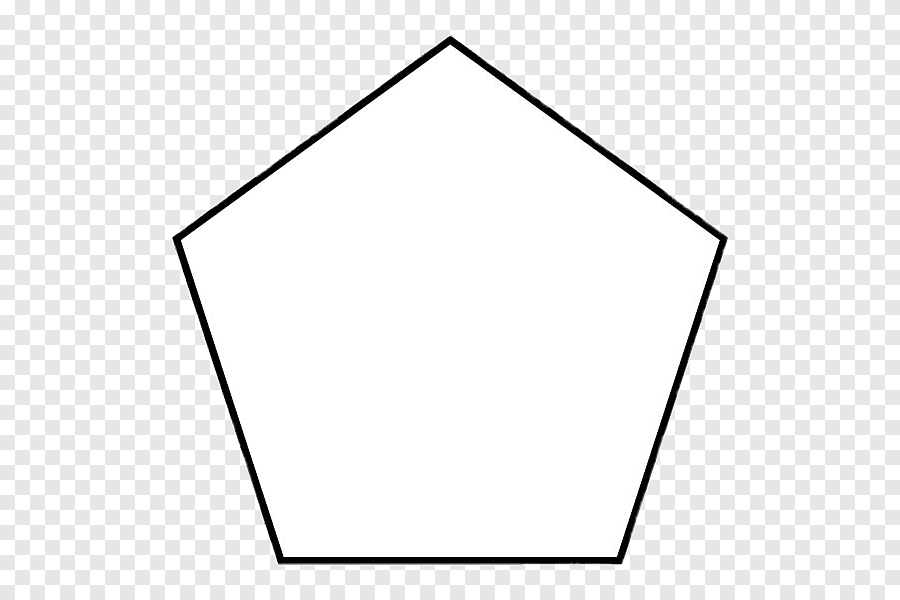
#> input picture Phase 7_Contours&ShapeDetection/pentagon_test.png, 900 x 600 px, found by its file name
$ python contour_func_approx_polydp.py
#> lines starting #> are read from the running program, lines starting #| are printed output that depends on the picture; after the words box and inside, x2 and y2 are one past the last pixel; in counts of white or black regions, pixels touching at a corner belong together
import cv2

# Load image (4-channel) and convert to BGR
image = cv2.imread(r"Phase 7_Contours&ShapeDetection\pentagon_test.png", cv2.IMREAD_UNCHANGED)
#> image is the input picture: shape (600, 900, 3); min 2, max 255, mean 241.6
image = cv2.cvtColor(image, cv2.COLOR_BGRA2BGR)

# Convert to grayscale
gray = cv2.cvtColor(image, cv2.COLOR_BGR2GRAY)

# Apply binary inverse threshold to make shapes white, background black
_, thresh = cv2.threshold(gray, 200, 255, cv2.THRESH_BINARY_INV)
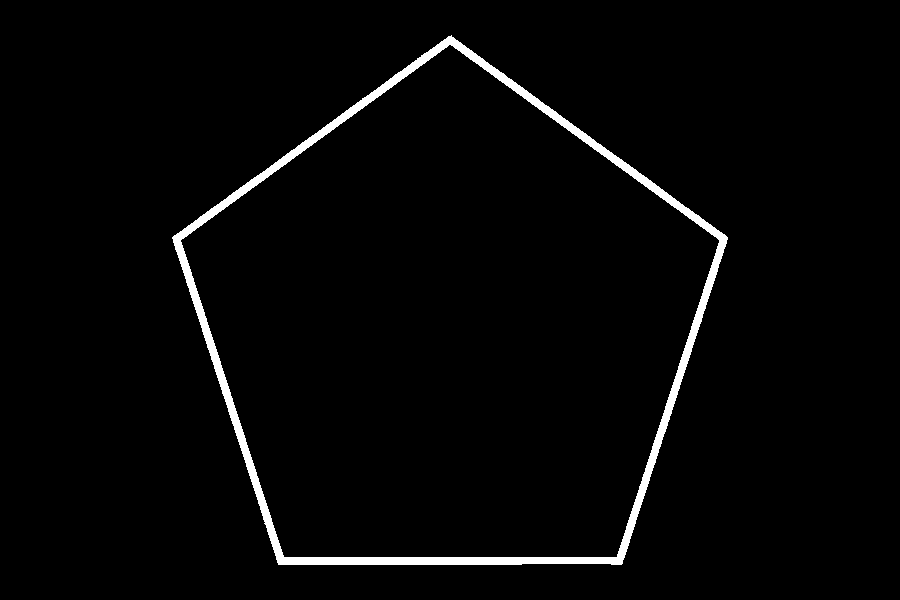
#> thresh: shape (600, 900); 2.4% white; 1 white region, box (x1, y1, x2, y2) and area: (172, 35, 728, 565) 13157

# Optional: remove small noise
kernel = cv2.getStructuringElement(cv2.MORPH_RECT, (3,3))
thresh = cv2.morphologyEx(thresh, cv2.MORPH_OPEN, kernel, iterations=1)
#> thresh: shape (600, 900); 2.4% white; 1 white region

# Find external contours
contours, hierarchy = cv2.findContours(thresh, cv2.RETR_EXTERNAL, cv2.CHAIN_APPROX_SIMPLE)
#> contours = 1 contour; box (x1, y1, x2, y2) and area: (173, 36, 728, 565) 202918

for cnt in contours:
    # Ignore very small contours (noise)
    if cv2.contourArea(cnt) < 100:
        continue

    # Approximate contour to polygon
    approx = cv2.approxPolyDP(cnt, 0.02 * cv2.arcLength(cnt, True), True)
    corners = len(approx)

    # Determine shape
    if corners == 3:
        shape_name = "Triangle"
    elif corners == 4:
        # Check rectangle vs square
        x, y, w, h = cv2.boundingRect(approx)
        if abs(w - h) <= 5:
            shape_name = "Square"
        else:
            shape_name = "Rectangle"
    elif corners == 5:
        shape_name = "Pentagon"
    else:
        shape_name = "Circle"

    # Draw contours and put text
    cv2.drawContours(image, [approx], 0, (0, 255, 0), 2)
    x, y = approx.ravel()[0], approx.ravel()[1] - 10
    cv2.putText(image, shape_name, (x, y), cv2.FONT_HERSHEY_SIMPLEX, 0.6, (0, 0, 255), 2)
#> this loop made 1 pass
#> (corners, shape_name) on pass 1: (5, 'Pentagon')
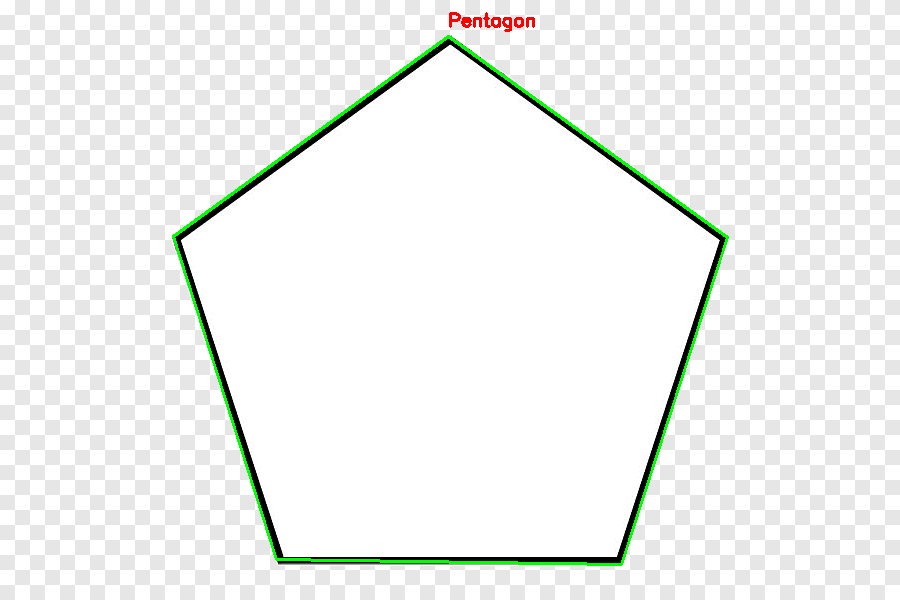
#> image: shape (600, 900, 3); 1.08% of pixels changed, all inside (x1, y1, x2, y2) = (172, 12, 729, 566)

cv2.imshow("Contours", image)
cv2.waitKey(0)
cv2.destroyAllWindows()
